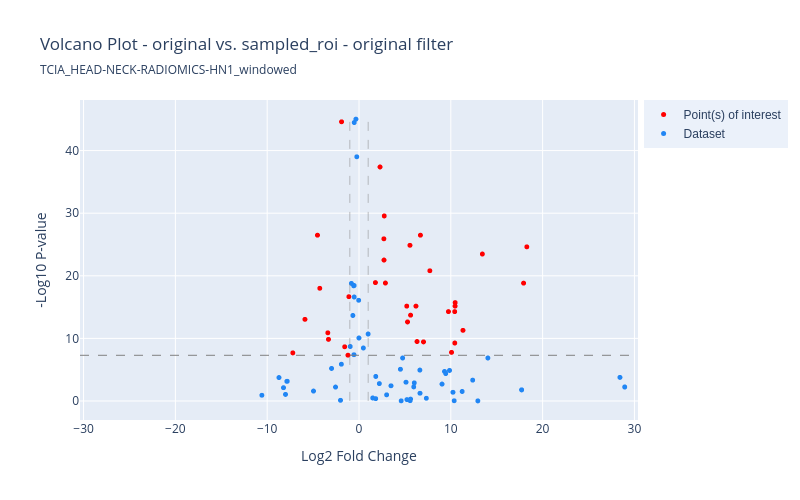

The cell this chart's notebook holds for it:
### Markdown cell above
## Plot by image filter

### Code cell
# Filter volcano data by image filter
image_filter = 'original'

filtered_vol_df = volcano_df.loc[volcano_df['GENE'].str.contains(image_filter)]
filtered_vol_df.reset_index(inplace=True)

filtered_volcano_fig = dash_bio.VolcanoPlot(
    dataframe = filtered_vol_df,
    snp = 'GENE',
    logp = True
)

filtered_volcano_fig.update_layout(
    title=f'Volcano Plot - original vs. {nc} - {image_filter} filter',
    title_subtitle=dict(text=dataset),
    xaxis_title="Log2 Fold Change", 
    yaxis_title="-Log10 P-value",
    width = 800,
    height= 500
    )

filtered_volcano_fig.show()

### Figure 1 — Plotly figure (JSON) as saved in the notebook; plotly's stock layout.template omitted (floating-point values rounded to 4 significant figures)
{"data": [{"marker": {"color": "red", "size": 5}, "mode": "markers", "name": "Point(s) of interest", "text": ["SNP: original_firstorder_Minimum<br>GENE: original_firstorder_Minimum", "SNP: original_firstorder_Range<br>GENE: original_firstorder_Range", "SNP: original_firstorder_RootMeanSquared<br>GENE: original_firstorder_RootMeanSquared", "SNP: original_glcm_Autocorrelation<br>GENE: original_glcm_Autocorrelation", "SNP: original_glcm_ClusterProminence<br>GENE: original_glcm_ClusterProminence", "SNP: original_glcm_ClusterShade<br>GENE: original_glcm_ClusterShade", "SNP: original_glcm_ClusterTendency<br>GENE: original_glcm_ClusterTendency", "SNP: original_glcm_JointAverage<br>GENE: original_glcm_JointAverage", "SNP: original_glcm_SumAverage<br>GENE: original_glcm_SumAverage", "SNP: original_glrlm_GrayLevelVariance<br>GENE: original_glrlm_GrayLevelVariance", "SNP: original_glrlm_HighGrayLevelRunEmphasis<br>GENE: original_glrlm_HighGrayLevelRunEmphasis", "SNP: original_glrlm_LongRunEmphasis<br>GENE: original_glrlm_LongRunEmphasis", "SNP: original_glrlm_LongRunHighGrayLevelEmphasis<br>GENE: original_glrlm_LongRunHighGrayLevelEmphasis", "SNP: original_glrlm_RunEntropy<br>GENE: original_glrlm_RunEntropy", "SNP: original_glrlm_RunVariance<br>GENE: original_glrlm_RunVariance", "SNP: original_glszm_GrayLevelNonUniformity<br>GENE: original_glszm_GrayLevelNonUniformity", "SNP: original_glszm_GrayLevelVariance<br>GENE: original_glszm_GrayLevelVariance", "SNP: original_glszm_HighGrayLevelZoneEmphasis<br>GENE: original_glszm_HighGrayLevelZoneEmphasis", "SNP: original_glszm_ZoneEntropy<br>GENE: original_glszm_ZoneEntropy", "SNP: original_gldm_DependenceEntropy<br>GENE: original_gldm_DependenceEntropy", "SNP: original_gldm_DependenceVariance<br>GENE: original_gldm_DependenceVariance", "SNP: original_gldm_HighGrayLevelEmphasis<br>GENE: original_gldm_HighGrayLevelEmphasis", "SNP: original_gldm_LargeDependenceEmphasis<br>GENE: original_gldm_LargeDependenceEmphasis", "SNP: original_gldm_LargeDependenceHighGrayLevelEmphasis<br>GENE: original_gldm_LargeDependenceHighGrayLevelEmphasis", "SNP: original_ngtdm_Strength<br>GENE: original_ngtdm_Strength", "SNP: original_glcm_Imc1<br>GENE: original_glcm_Imc1", "SNP: original_glcm_InverseVariance<br>GENE: original_glcm_InverseVariance", "SNP: original_glrlm_LongRunLowGrayLevelEmphasis<br>GENE: original_glrlm_LongRunLowGrayLevelEmphasis", "SNP: original_glrlm_RunLengthNonUniformityNormalized<br>GENE: original_glrlm_RunLengthNonUniformityNormalized", "SNP: original_glszm_GrayLevelNonUniformityNormalized<br>GENE: original_glszm_GrayLevelNonUniformityNormalized", "SNP: original_glszm_LowGrayLevelZoneEmphasis<br>GENE: original_glszm_LowGrayLevelZoneEmphasis", "SNP: original_glszm_SizeZoneNonUniformityNormalized<br>GENE: original_glszm_SizeZoneNonUniformityNormalized", "SNP: original_glszm_ZonePercentage<br>GENE: original_glszm_ZonePercentage", "SNP: original_gldm_DependenceNonUniformityNormalized<br>GENE: original_gldm_DependenceNonUniformityNormalized", "SNP: original_gldm_SmallDependenceEmphasis<br>GENE: original_gldm_SmallDependenceEmphasis"], "type": "scattergl", "x": [9.74, 10.43, 7.025, 10.47, 17.93, 11.32, 6.322, 5.2, 6.2, 5.288, 10.43, 2.877, 13.44, 2.292, 1.788, 5.621, 6.69, 10.08, 2.71, 2.752, 5.548, 10.47, 7.715, 18.28, 2.722, -1.898, -1.558, -5.89, -1.102, -4.525, -7.21, -1.203, -3.325, -4.271, -3.398], "y": [14.28, 9.258, 9.444, 15.72, 18.83, 11.29, 9.5, 15.15, 15.15, 12.63, 14.28, 18.85, 23.48, 37.38, 18.91, 13.71, 26.49, 7.768, 25.91, 29.56, 24.87, 15.16, 20.81, 24.63, 22.51, 44.6, 8.658, 13.04, 16.66, 26.49, 7.687, 7.317, 9.844, 18.01, 10.89]}, {"marker": {"color": "#2186f4", "size": 5}, "mode": "markers", "name": "Dataset", "text": ["SNP: original_firstorder_10Percentile<br>GENE: original_firstorder_10Percentile", "SNP: original_firstorder_90Percentile<br>GENE: original_firstorder_90Percentile", "SNP: original_firstorder_Energy<br>GENE: original_firstorder_Energy", "SNP: original_firstorder_Entropy<br>GENE: original_firstorder_Entropy", "SNP: original_firstorder_InterquartileRange<br>GENE: original_firstorder_InterquartileRange", "SNP: original_firstorder_Kurtosis<br>GENE: original_firstorder_Kurtosis", "SNP: original_firstorder_Maximum<br>GENE: original_firstorder_Maximum", "SNP: original_firstorder_MeanAbsoluteDeviation<br>GENE: original_firstorder_MeanAbsoluteDeviation", "SNP: original_firstorder_Mean<br>GENE: original_firstorder_Mean", "SNP: original_firstorder_Median<br>GENE: original_firstorder_Median", "SNP: original_firstorder_RobustMeanAbsoluteDeviation<br>GENE: original_firstorder_RobustMeanAbsoluteDeviation", "SNP: original_firstorder_Skewness<br>GENE: original_firstorder_Skewness", "SNP: original_firstorder_TotalEnergy<br>GENE: original_firstorder_TotalEnergy", "SNP: original_firstorder_Uniformity<br>GENE: original_firstorder_Uniformity", "SNP: original_firstorder_Variance<br>GENE: original_firstorder_Variance", "SNP: original_glcm_Contrast<br>GENE: original_glcm_Contrast", "SNP: original_glcm_Correlation<br>GENE: original_glcm_Correlation", "SNP: original_glcm_DifferenceAverage<br>GENE: original_glcm_DifferenceAverage", "SNP: original_glcm_DifferenceEntropy<br>GENE: original_glcm_DifferenceEntropy", "SNP: original_glcm_DifferenceVariance<br>GENE: original_glcm_DifferenceVariance", "SNP: original_glcm_Id<br>GENE: original_glcm_Id", "SNP: original_glcm_Idm<br>GENE: original_glcm_Idm", "SNP: original_glcm_Idmn<br>GENE: original_glcm_Idmn", "SNP: original_glcm_Idn<br>GENE: original_glcm_Idn", "SNP: original_glcm_Imc2<br>GENE: original_glcm_Imc2", "SNP: original_glcm_JointEnergy<br>GENE: original_glcm_JointEnergy", "SNP: original_glcm_JointEntropy<br>GENE: original_glcm_JointEntropy", "SNP: original_glcm_MCC<br>GENE: original_glcm_MCC", "SNP: original_glcm_MaximumProbability<br>GENE: original_glcm_MaximumProbability", "SNP: original_glcm_SumEntropy<br>GENE: original_glcm_SumEntropy", "SNP: original_glcm_SumSquares<br>GENE: original_glcm_SumSquares", "SNP: original_glrlm_GrayLevelNonUniformity<br>GENE: original_glrlm_GrayLevelNonUniformity", "SNP: original_glrlm_GrayLevelNonUniformityNormalized<br>GENE: original_glrlm_GrayLevelNonUniformityNormalized", "SNP: original_glrlm_LowGrayLevelRunEmphasis<br>GENE: original_glrlm_LowGrayLevelRunEmphasis", "SNP: original_glrlm_RunLengthNonUniformity<br>GENE: original_glrlm_RunLengthNonUniformity", "SNP: original_glrlm_RunPercentage<br>GENE: original_glrlm_RunPercentage", "SNP: original_glrlm_ShortRunEmphasis<br>GENE: original_glrlm_ShortRunEmphasis", "SNP: original_glrlm_ShortRunHighGrayLevelEmphasis<br>GENE: original_glrlm_ShortRunHighGrayLevelEmphasis", "SNP: original_glrlm_ShortRunLowGrayLevelEmphasis<br>GENE: original_glrlm_ShortRunLowGrayLevelEmphasis", "SNP: original_glszm_LargeAreaEmphasis<br>GENE: original_glszm_LargeAreaEmphasis", "SNP: original_glszm_LargeAreaHighGrayLevelEmphasis<br>GENE: original_glszm_LargeAreaHighGrayLevelEmphasis", "SNP: original_glszm_LargeAreaLowGrayLevelEmphasis<br>GENE: original_glszm_LargeAreaLowGrayLevelEmphasis", "SNP: original_glszm_SizeZoneNonUniformity<br>GENE: original_glszm_SizeZoneNonUniformity", "SNP: original_glszm_SmallAreaEmphasis<br>GENE: original_glszm_SmallAreaEmphasis", "SNP: original_glszm_SmallAreaHighGrayLevelEmphasis<br>GENE: original_glszm_SmallAreaHighGrayLevelEmphasis", "SNP: original_glszm_SmallAreaLowGrayLevelEmphasis<br>GENE: original_glszm_SmallAreaLowGrayLevelEmphasis", "SNP: original_glszm_ZoneVariance<br>GENE: original_glszm_ZoneVariance", "SNP: original_gldm_DependenceNonUniformity<br>GENE: original_gldm_DependenceNonUniformity", "SNP: original_gldm_GrayLevelNonUniformity<br>GENE: original_gldm_GrayLevelNonUniformity", "SNP: original_gldm_GrayLevelVariance<br>GENE: original_gldm_GrayLevelVariance", "SNP: original_gldm_LargeDependenceLowGrayLevelEmphasis<br>GENE: original_gldm_LargeDependenceLowGrayLevelEmphasis", "SNP: original_gldm_LowGrayLevelEmphasis<br>GENE: original_gldm_LowGrayLevelEmphasis", "SNP: original_gldm_SmallDependenceHighGrayLevelEmphasis<br>GENE: original_gldm_SmallDependenceHighGrayLevelEmphasis", "SNP: original_gldm_SmallDependenceLowGrayLevelEmphasis<br>GENE: original_gldm_SmallDependenceLowGrayLevelEmphasis", "SNP: original_ngtdm_Busyness<br>GENE: original_ngtdm_Busyness", "SNP: original_ngtdm_Coarseness<br>GENE: original_ngtdm_Coarseness", "SNP: original_ngtdm_Complexity<br>GENE: original_ngtdm_Complexity", "SNP: original_ngtdm_Contrast<br>GENE: original_ngtdm_Contrast"], "type": "scattergl", "x": [5.619, 6.63, 28.94, 1.494, 5.568, 5.119, 9.042, 5.962, 5.22, 6.022, 4.596, 1.827, 28.94, -2.016, 14.04, 3.487, -0.5211, 0.4766, 0.9956, 3.01, -0.5307, -0.5784, -0.005881, -0.0353, -0.2414, -2.989, 2.216, -0.3356, -1.92, 1.821, 4.511, 11.24, -2.556, -7.861, 12.38, -0.8257, -0.5199, 9.861, -8.223, 17.72, 28.42, 7.334, 9.315, -0.5518, 9.446, -7.812, 17.71, 10.23, 12.95, 4.75, -0.9561, -8.006, 6.646, -10.58, -0.6677, -8.718, 10.37, -4.956], "y": [0.3029, 4.936, 2.237, 0.4851, 0.04933, 3.001, 2.702, 2.255, 0.2231, 2.895, 0.02248, 3.924, 2.237, 0.1114, 6.866, 2.429, 44.48, 8.464, 10.7, 0.982, 18.44, 18.39, 10.06, 16.09, 39.01, 5.203, 2.779, 45.02, 5.877, 0.3746, 5.069, 1.522, 2.227, 3.142, 3.332, 18.79, 16.61, 4.88, 2.125, 1.788, 3.771, 0.4371, 4.715, 7.392, 4.377, 3.154, 1.775, 1.394, 0.01972, 6.866, 8.707, 1.052, 1.24, 0.918, 13.66, 3.745, 0.03887, 1.589]}], "layout": {"height": 500, "hovermode": "closest", "legend": {"bgcolor": "#ebf1fa", "font": {"family": "sans-serif"}, "x": 1.01, "yanchor": "top"}, "shapes": [{"line": {"color": "grey", "dash": "dash", "width": 0.5}, "name": "effect size min line", "type": "line", "x0": -1, "x1": -1, "xref": "x", "y0": 0.01972, "y1": 45.02, "yref": "y"}, {"line": {"color": "grey", "dash": "dash", "width": 0.5}, "name": "effect size max line", "type": "line", "x0": 1, "x1": 1, "xref": "x", "y0": 0.01972, "y1": 45.02, "yref": "y"}, {"line": {"color": "grey", "dash": "dash", "width": 1}, "name": "genomewide_line", "type": "line", "x0": -30.39, "x1": 30.39, "xref": "x", "y0": 7.301, "y1": 7.301, "yref": "y"}], "title": {"subtitle": {"text": "TCIA_HEAD-NECK-RADIOMICS-HN1_windowed"}, "text": "Volcano Plot - original vs. sampled_roi - original filter"}, "width": 800, "xaxis": {"range": [-30.39, 30.39], "title": {"text": "Log2 Fold Change"}, "zeroline": false}, "yaxis": {"title": {"text": "-Log10 P-value"}, "zeroline": false}}}
